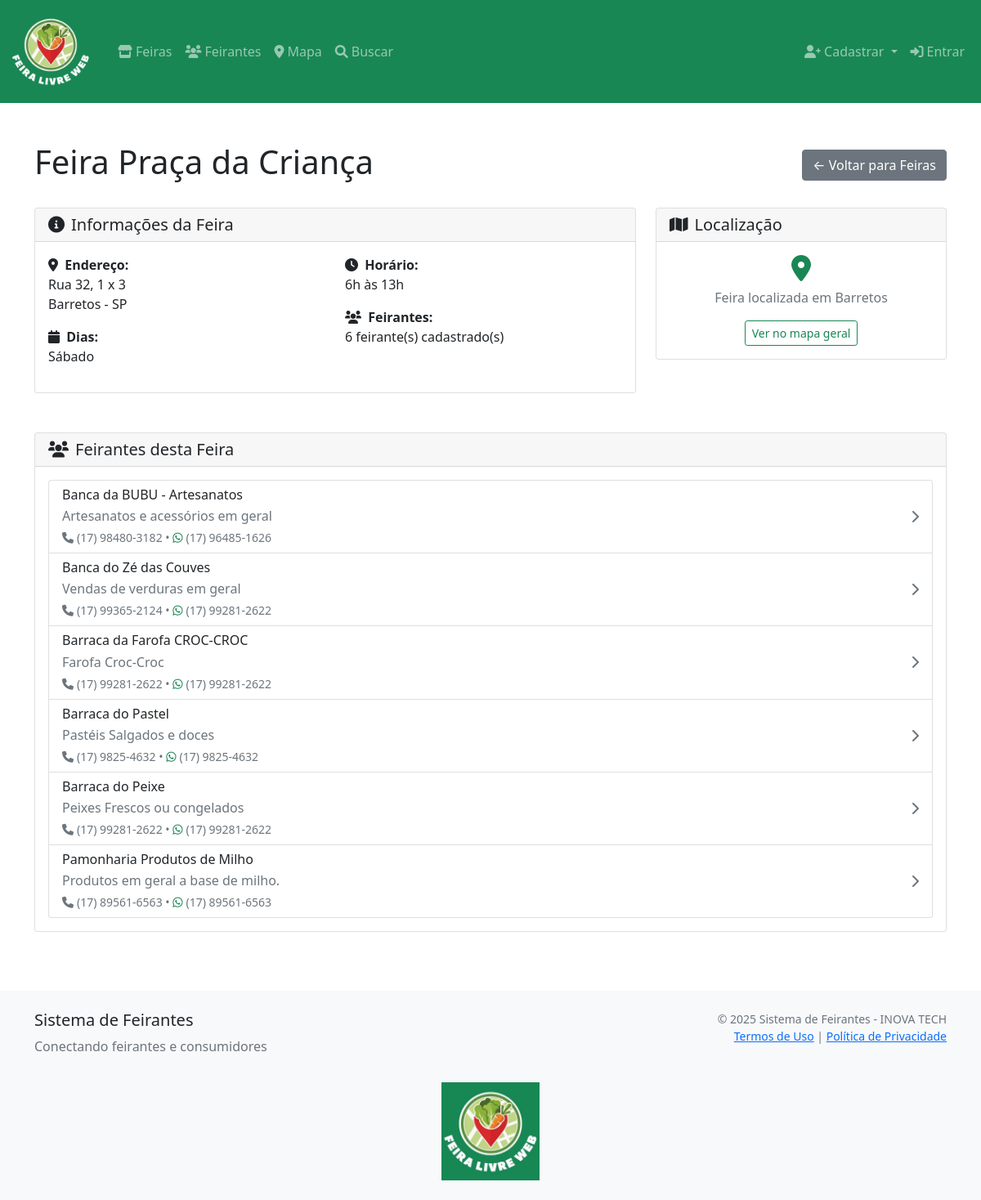
Screenshot of /feirantes/feira/3/ with the database file from the repository.
### feirantes/models.py (models this page shows, shortened)
class Feira(models.Model):
    DIAS_SEMANA = [
        ('segunda', 'Segunda-feira'),
        ('terca', 'Terça-feira'),
        ('quarta', 'Quarta-feira'),
        ('quinta', 'Quinta-feira'),
        ('sexta', 'Sexta-feira'),
        ('sabado', 'Sábado'),
        ('domingo', 'Domingo'),
        ('segunda_quarta', 'Segunda e Quarta'),
        ('terca_quinta', 'Terça e Quinta'),
        ('segunda_quinta', 'Segunda a Quinta'),
        ('segunda_sexta', 'Segunda a Sexta'),
        ('sabado_domingo', 'Finais de Semana'),
        ('todos_dias', 'Todos os dias'),
    ]
    nome = models.CharField(max_length=200)
    endereco = models.TextField()
    cidade = models.CharField(max_length=100)
    estado = models.CharField(max_length=2)
    cep = models.CharField(max_length=9, blank=True)
    latitude = models.DecimalField(
        max_digits=10, decimal_places=7, blank=True, null=True)
    longitude = models.DecimalField(
        max_digits=10, decimal_places=7, blank=True, null=True)
    dias_funcionamento = models.CharField(
        max_length=20, choices=DIAS_SEMANA, default='sabado')
    horario_funcionamento = models.CharField(
        max_length=100, blank=True, help_text="Ex: 7h às 12h")
    ativa = models.BooleanField(default=True)
    criado_em = models.DateTimeField(auto_now_add=True)
    atualizado_em = models.DateTimeField(auto_now=True)
    class Meta:
        verbose_name = 'Feira'
        verbose_name_plural = 'Feiras'
        ordering = ['nome']
    def get_dias_funcionamento_display(self):
        return dict(self.DIAS_SEMANA).get(self.dias_funcionamento, '')

class Feirante(models.Model):
    usuario = models.OneToOneField(
        User, on_delete=models.CASCADE, related_name='feirante')
    nome_comercial = models.CharField(max_length=200)
    cpf = models.CharField(max_length=14, unique=True)
    telefone = models.CharField(max_length=20)
    whatsapp = models.CharField(max_length=20, blank=True)
    email = models.EmailField(unique=True)
    endereco = models.TextField(blank=True)
    cidade = models.CharField(max_length=100, blank=True)
    estado = models.CharField(max_length=2, blank=True)
    cep = models.CharField(max_length=9, blank=True)
    descricao = models.TextField(blank=True)
    foto = models.ImageField(upload_to='feirantes/', blank=True, null=True)
    especialidades = models.ManyToManyField(
        Especialidade, blank=True,
        help_text="Principais produtos/especialidades")
    feiras = models.ManyToManyField(
        Feira,
        blank=True,
        help_text="Feiras onde o feirante participa",
        related_name="feirantes"
    )
    subdominio = models.SlugField(
        max_length=100, unique=True,
        help_text="URL da loja: site.com/loja/[subdominio]")
    instagram = models.CharField(max_length=100, blank=True)
    facebook = models.CharField(max_length=100, blank=True)
    ativo = models.BooleanField(default=True)
    verificado = models.BooleanField(default=False)
    criado_em = models.DateTimeField(auto_now_add=True)
    atualizado_em = models.DateTimeField(auto_now=True)
    views = models.PositiveIntegerField(default=0)
    class Meta:
        verbose_name = 'Feirante'
        verbose_name_plural = 'Feirantes'
        ordering = ['nome_comercial']
    @property
    def telefone_formatado(self):
        if not self.telefone:
            return ""
        numero = self.telefone
        if numero.startswith('55'):
            numero = numero[2:]
        if len(numero) == 11:
            return f"({numero[:2]}) {numero[2:7]}-{numero[7:]}"
        elif len(numero) == 10:
            return f"({numero[:2]}) {numero[2:6]}-{numero[6:]}"
        return numero
    @property
    def whatsapp_formatado(self):
        if not self.whatsapp:
            return ""
        numero = self.whatsapp
        if numero.startswith('55'):
            numero = numero[2:]
        if len(numero) == 11:
            return f"({numero[:2]}) {numero[2:7]}-{numero[7:]}"
        elif len(numero) == 10:
            return f"({numero[:2]}) {numero[2:6]}-{numero[6:]}"
        return numero

### feirantes/views.py (the view)
# urls.py: path('feira/<int:pk>/', views.detalhe_feira, name='detalhe_feira'),
def detalhe_feira(request, pk):
    feira = get_object_or_404(Feira, pk=pk, ativa=True)
    feirantes = feira.feirantes.filter(ativo=True)  # type: ignore
    return render(request, 'feirantes/detalhe_feira.html', {
        'feira': feira,
        'feirantes': feirantes
    })

### feirantes/templates/feirantes/detalhe_feira.html (shortened to what this page needs)
{% extends 'feirantes/base.html' %}
{% block content %}
<div class="container mt-4">
    <div class="d-flex justify-content-between align-items-center mb-4">
        <h1>{{ feira.nome }}</h1>
        <a href="{% url 'feirantes:lista_feiras' %}" class="btn btn-secondary">
            ← Voltar para Feiras
        </a>
    </div>
    <div class="row">
        <div class="col-md-8">
            <div class="card mb-4">
                <div class="card-header">
                    <h5 class="mb-0"><i class="fas fa-info-circle me-2"></i>Informações da Feira</h5>
                </div>
                <div class="card-body">
                    <div class="row">
                        <div class="col-md-6">
                            <p><strong><i class="fas fa-map-marker-alt me-1"></i> Endereço:</strong><br>
                                {{ feira.endereco }}<br>
                                {{ feira.cidade }} - {{ feira.estado }}</p>
                            <p><strong><i class="fas fa-calendar me-1"></i> Dias:</strong><br>
                                {{ feira.get_dias_funcionamento_display }}</p>
                        </div>
                        <div class="col-md-6">
                            <p><strong><i class="fas fa-clock me-1"></i> Horário:</strong><br>
                                {{ feira.horario_funcionamento }}</p>
                            <p><strong><i class="fas fa-users me-1"></i> Feirantes:</strong><br>
                                {{ feirantes.count }} feirante(s) cadastrado(s)</p>
                        </div>
                    </div>
                </div>
            </div>
        </div>
        <div class="col-md-4">
            <div class="card">
                <div class="card-header">
                    <h5 class="mb-0"><i class="fas fa-map me-2"></i>Localização</h5>
                </div>
                <div class="card-body text-center">
                    <p class="text-muted">
                        <i class="fas fa-map-marker-alt text-success fa-2x mb-2"></i><br>
                        Feira localizada em {{ feira.cidade }}
                    </p>
                    <a href="{% url 'feirantes:mapa' %}" class="btn btn-outline-success btn-sm">
                        Ver no mapa geral
                    </a>
                </div>
            </div>
        </div>
    </div>
    <div id="feirantes" class="mt-4">
        <div class="card">
            <div class="card-header">
                <h5 class="mb-0"><i class="fas fa-users me-2"></i>Feirantes desta Feira</h5>
            </div>
            <div class="card-body">
                {% if feirantes %}
                <div class="list-group">
                    {% for feirante in feirantes %}
                    <a href="{% url 'feirantes:loja_feirante' feirante.subdominio %}"
                        class="list-group-item list-group-item-action">
                        <div class="d-flex justify-content-between align-items-center">
                            <div>
                                <h6 class="mb-1">{{ feirante.nome_comercial }}</h6>
                                {% if feirante.descricao %}
                                <p class="mb-1 text-muted">{{ feirante.descricao|truncatewords:15 }}</p>
                                {% endif %}
                                <small class="text-muted">
                                    <i class="fas fa-phone me-1"></i>{{ feirante.telefone_formatado }}
                                    {% if feirante.whatsapp %}
                                    • <i class="fab fa-whatsapp me-1 text-success"></i>{{ feirante.whatsapp_formatado }}
                                    {% endif %}
                                </small>
                            </div>
                            <i class="fas fa-chevron-right text-muted"></i>
                        </div>
                    </a>
                    {% endfor %}
                </div>
                {% else %}
                <div class="alert alert-info">
                    <i class="fas fa-info-circle me-2"></i>
                    Nenhum feirante cadastrado nesta feira ainda.
                </div>
                {% endif %}
            </div>
        </div>
    </div>
</div>
{% endblock %}

### rows the page displays
Feira: nome "Feira Praça da Criança", endereco "Rua 32, 1 x 3", cidade "Barretos", estado "SP", dias_funcionamento "Sábado", horario_funcionamento "6h às 13h"
Feirante: nome_comercial "Banca da BUBU - Artesanatos", descricao "Artesanatos e acessórios em geral", telefone_formatado "(17) 98480-3182", whatsapp_formatado "(17) 96485-1626"
Feirante: nome_comercial "Banca do Zé das Couves", descricao "Vendas de verduras em geral", telefone_formatado "(17) 99365-2124", whatsapp_formatado "(17) 99281-2622"
Feirante: nome_comercial "Barraca da Farofa CROC-CROC", descricao "Farofa Croc-Croc", telefone_formatado "(17) 99281-2622", whatsapp_formatado "(17) 99281-2622"
Feirante: nome_comercial "Barraca do Pastel", descricao "Pastéis Salgados e doces", telefone_formatado "(17) 9825-4632", whatsapp_formatado "(17) 9825-4632"
Feirante: nome_comercial "Barraca do Peixe", descricao "Peixes Frescos ou congelados", telefone_formatado "(17) 99281-2622", whatsapp_formatado "(17) 99281-2622"
Feirante: nome_comercial "Pamonharia Produtos de Milho", descricao "Produtos em geral a base de milho.", telefone_formatado "(17) 89561-6563", whatsapp_formatado "(17) 89561-6563"

### other values shown
{{ feirantes.count }} "6"
